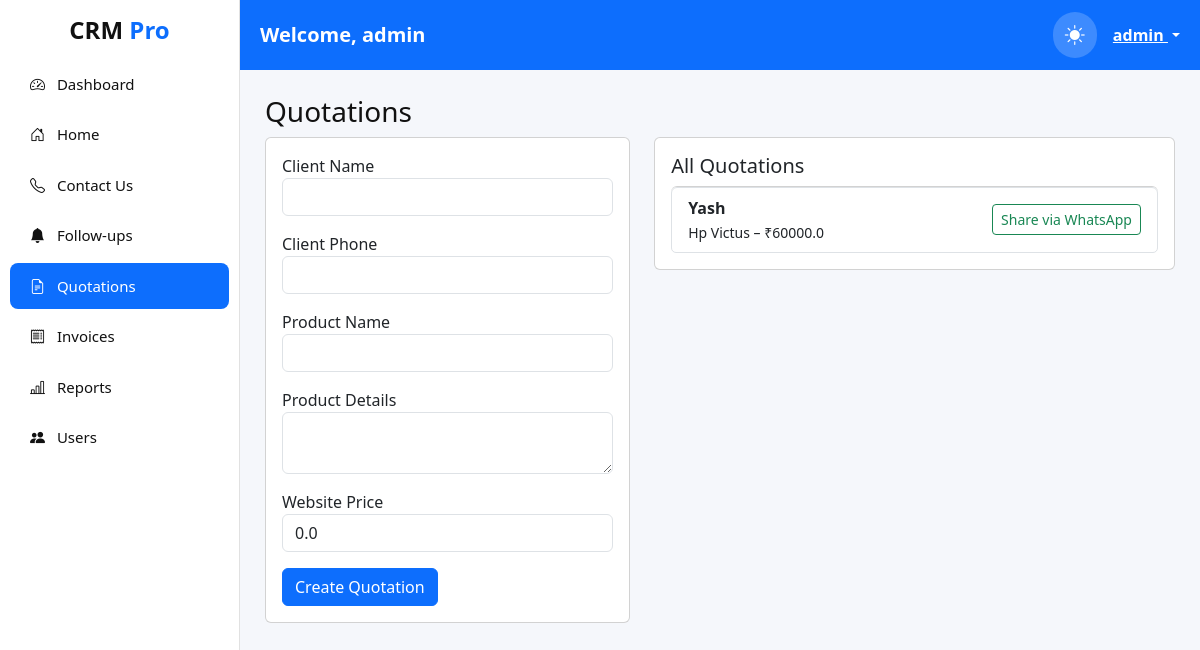
The app's page /quotations (signed in) with its own data.
### app/models.py (models this page shows, shortened)
class User(UserMixin, db.Model):
    id = db.Column(db.Integer, primary_key=True)
    username = db.Column(db.String(80), unique=True, nullable=False)
    password_hash = db.Column(db.String(128), nullable=False)
    role = db.Column(db.String(30), default=RoleEnum.Sales.value)

class Quotation(db.Model):
    id = db.Column(db.Integer, primary_key=True)
    client_name = db.Column(db.String(150), nullable=False)
    client_phone = db.Column(db.String(20), nullable=False)
    product_name = db.Column(db.String(150), nullable=False)
    product_details = db.Column(db.Text)
    website_price = db.Column(db.Float, default=0.0)
    created_at = db.Column(db.DateTime, default=datetime.utcnow)

### app/routes.py (the view, shortened to what this page needs)
@app.route("/quotations", methods=["GET","POST"])
@login_required
def quotations():
    form = QuotationForm()
    quotes = Quotation.query.order_by(Quotation.created_at.desc()).all()
    return render_template("quotations.html", quotes=quotes, form=form)

### app/forms.py
class QuotationForm(FlaskForm):
    client_name = StringField("Client Name", validators=[DataRequired()])
    client_phone = StringField("Client Phone", validators=[DataRequired(), Length(min=10, max=15)])
    product_name = StringField("Product Name", validators=[DataRequired()])
    product_details = TextAreaField("Product Details")
    website_price = FloatField("Website Price", validators=[NumberRange(min=0)], default=0.0)
    submit = SubmitField("Create Quotation")

### app/__init__.py (called while the page is built)
def create_app():
    app = Flask(__name__, template_folder="templates", static_folder="static")
    from datetime import datetime
    @app.context_processor
    def inject_now():
        return {'current_year': datetime.now().year}
    app.config.from_object(Config)
    app.url_map.strict_slashes = False
    db.init_app(app)
    login_manager.init_app(app)
    with app.app_context():
        from . import routes, models
        db.create_all()
    return app

### app/models.py (called while the page is built)
@login_manager.user_loader
def load_user(user_id):
    return User.query.get(int(user_id))

### app/templates/quotations.html (shortened to what this page needs)
{% extends "base.html" %}
{% block content %}
<h3>Quotations</h3>
<div class="row">
  <div class="col-md-5">
    <div class="card p-3">
      <form method="POST">
        <div class="mb-3">{{ form.client_name.label }} {{ form.client_name(class="form-control") }}</div>
        <div class="mb-3">{{ form.client_phone.label }} {{ form.client_phone(class="form-control") }}</div>
        <div class="mb-3">{{ form.product_name.label }} {{ form.product_name(class="form-control") }}</div>
        <div class="mb-3">{{ form.product_details.label }} {{ form.product_details(class="form-control") }}</div>
        <div class="mb-3">{{ form.website_price.label }} {{ form.website_price(class="form-control") }}</div>
        {{ form.submit(class="btn btn-primary") }}
      </form>
    </div>
  </div>
  <div class="col-md-7">
    <div class="card p-3">
      <h5>All Quotations</h5>
      <ul class="list-group">
        {% for q in quotes %}
        <li class="list-group-item d-flex justify-content-between align-items-center">
          <div>
            <b>{{ q.client_name }}</b><br>
            <small>{{ q.product_name }} – ₹{{ q.website_price }}</small>
          </div>
          <a class="btn btn-sm btn-outline-success" href="{{ url_for('share_quotation', q_id=q.id) }}">Share via WhatsApp</a>
        </li>
        {% else %}
        <li class="list-group-item">No quotations yet</li>
        {% endfor %}
      </ul>
    </div>
  </div>
</div>
{% endblock %}

### app/templates/base.html (shortened to what this page needs)
<!DOCTYPE html>
<html lang="en" data-theme="light">
<head>
    <link href="https://cdn.jsdelivr.net/npm/bootstrap@5.3.3/dist/css/bootstrap.min.css" rel="stylesheet">
    <link href="https://cdn.jsdelivr.net/npm/bootstrap-icons@1.11.1/font/bootstrap-icons.css" rel="stylesheet">
</head>
<body>
<div class="sidebar">
    <h4 class="text-center fw-bold mb-3" style="color: var(--sidebar-text);">
        CRM <span class="text-primary">Pro</span>
    </h4>
    <a class="{% if request.path == '/dashboard' %}active{% endif %}" href="{{ url_for('dashboard') }}">
        <i class="bi bi-speedometer2 me-2"></i> Dashboard
    </a>
    <a class="{% if request.path == '/' %}active{% endif %}" href="{{ url_for('home') }}">
        <i class="bi bi-house-door me-2"></i> Home
    </a>
    <a class="{% if '/contact' in request.path %}active{% endif %}" href="{{ url_for('contact') }}">
    <i class="bi bi-telephone me-2"></i> Contact Us
</a>
    {% if current_user.role in ["Admin", "Sales"] %}
    <a class="{% if '/followups' in request.path %}active{% endif %}" href="{{ url_for('followups') }}">
        <i class="bi bi-bell-fill me-2"></i> Follow-ups
    </a>
    {% endif %}
    {% if current_user.role in ["Admin", "Sales", "Manager"] %}
    <a class="{% if '/quotations' in request.path %}active{% endif %}" href="{{ url_for('quotations') }}">
        <i class="bi bi-file-earmark-text me-2"></i> Quotations
    </a>
    {% endif %}
    {% if current_user.role in ["Admin", "Accountant", "Manager"] %}
    <a class="{% if '/invoices' in request.path %}active{% endif %}" href="{{ url_for('invoices') }}">
        <i class="bi bi-receipt me-2"></i> Invoices
    </a>
    {% endif %}
    {% if current_user.role in ["Admin", "Manager"] %}
    <a class="{% if '/reports' in request.path %}active{% endif %}" href="{{ url_for('reports') }}">
        <i class="bi bi-bar-chart-line me-2"></i> Reports
    </a>
    {% endif %}
    {% if current_user.role == "Admin" %}
    <a class="{% if '/users' in request.path %}active{% endif %}" href="{{ url_for('users') }}">
        <i class="bi bi-people-fill me-2"></i> Users
    </a>
    {% endif %}
</div>
<div class="topnav">
    <div class="fw-bold fs-5">Welcome, {{ current_user.username }}</div>
    <div class="d-flex align-items-center gap-3">
        <i class="bi bi-moon-stars-fill theme-toggle" id="themeBtn"></i>
        <div class="dropdown">
            <a class="text-white fw-semibold dropdown-toggle" data-bs-toggle="dropdown" href="#">
                {{ current_user.username }}
            </a>
        </div>
    </div>
</div>
<div class="content">
    {% block content %}
    {% endblock %}
</div>
</body>
</html>

### app/templates/base.html (style rules this page uses)
:root { --bg: #f5f7fb; --card: #ffffff; --text: #111; --nav: #0d6efd; --sidebar: #ffffff; --sidebar-text: #111; --border-color: #e1e1e1; }
body { background: var(--bg); color: var(--text); transition: 0.3s ease; }
.sidebar { width: 240px; height: 100vh; position: fixed; background: var(--sidebar); border-right: 1px solid var(--border-color); padding-top: 1rem; transition: 0.3s; }
.sidebar a { color: var(--sidebar-text); padding: 12px 20px; display: block; font-size: 15px; border-radius: 8px; margin: 4px 10px; text-decoration: none; }
.sidebar a.active { background: #0d6efd; color: #fff; }
.topnav { margin-left: 240px; background: var(--nav); padding: 12px 20px; color: white; display: flex; justify-content: space-between; align-items: center; }
.content { margin-left: 240px; padding: 25px; }
.theme-toggle { cursor: pointer; font-size: 20px; padding: 8px 12px; border-radius: 100px; background: rgba(255,255,255,0.2); }

### records on screen
User: username "admin"
Quotation: client_name "Yash", product_name "Hp Victus", website_price "60000.0"
